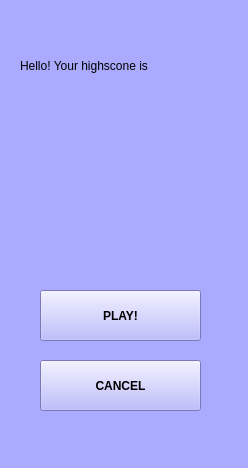
<?xml version="1.0" encoding="UTF-8"?>
<ui version="4.0">
 <class>main_window</class>
 <widget class="QMainWindow" name="main_window">
  <property name="geometry">
   <rect>
    <x>0</x>
    <y>0</y>
    <width>248</width>
    <height>468</height>
   </rect>
  </property>
  <property name="windowTitle">
   <string>MainWindow</string>
  </property>
  <property name="styleSheet">
   <string notr="true">background-color: rgb(170, 170, 255);</string>
  </property>
  <widget class="QWidget" name="centralwidget">
   <widget class="QPushButton" name="pushButton">
    <property name="enabled">
     <bool>true</bool>
    </property>
    <property name="geometry">
     <rect>
      <x>40</x>
      <y>290</y>
      <width>161</width>
      <height>51</height>
     </rect>
    </property>
    <property name="font">
     <font>
      <weight>75</weight>
      <bold>true</bold>
     </font>
    </property>
    <property name="styleSheet">
     <string notr="true">color: rgb(0, 0, 0)</string>
    </property>
    <property name="text">
     <string>PLAY!</string>
    </property>
   </widget>
   <widget class="QPushButton" name="pushButton_2">
    <property name="geometry">
     <rect>
      <x>40</x>
      <y>360</y>
      <width>161</width>
      <height>51</height>
     </rect>
    </property>
    <property name="font">
     <font>
      <weight>75</weight>
      <bold>true</bold>
     </font>
    </property>
    <property name="text">
     <string>CANCEL</string>
    </property>
   </widget>
   <widget class="QLabel" name="label">
    <property name="geometry">
     <rect>
      <x>20</x>
      <y>30</y>
      <width>201</width>
      <height>71</height>
     </rect>
    </property>
    <property name="text">
     <string>Hello! Your highscone is</string>
    </property>
   </widget>
  </widget>
  <widget class="QMenuBar" name="menubar">
   <property name="geometry">
    <rect>
     <x>0</x>
     <y>0</y>
     <width>248</width>
     <height>21</height>
    </rect>
   </property>
  </widget>
  <widget class="QStatusBar" name="statusbar"/>
 </widget>
 <resources/>
 <connections/>
</ui>
